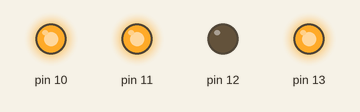
Simulated run of this sketch. Board: Arduino Uno, built with avr-gcc and run on an emulated ATmega328P. Shown: output pins drawn as LEDs (lit = HIGH).

Above: at 0.45 s.
At 1.05 s:
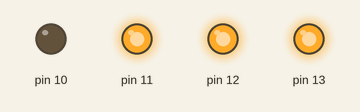
At 2.55 s:
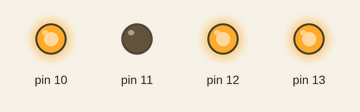
At 3.75 s:
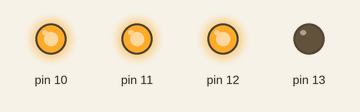
Timing chart, 0 to 4.1 s (numbered marks = the images above):
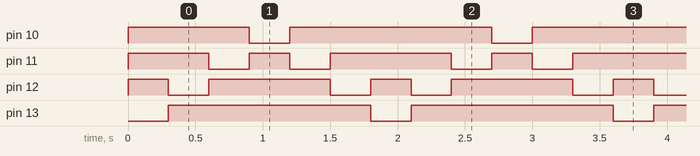

The sketch:

A2_Bead.ino
```cpp
// Assignment A2: Bead

#include "funshield.h"

constexpr int diodePins[] = { led1_pin, led2_pin, led3_pin, led4_pin };
constexpr int diodesCount = sizeof(diodePins) / sizeof(diodePins[0]);

class Diode {
private:
    int diodeNumber_;
    bool currentState_;

public:
    void initialize(int diodeNumber) {
        diodeNumber_ = diodeNumber;
        pinMode(diodePins[diodeNumber], OUTPUT);
        change(false);
    }

    void change(bool newState) {
        digitalWrite(diodePins[diodeNumber_], newState ? LOW : HIGH);
        currentState_ = newState;
    }

    void change() {
        change(!currentState_);
    }
};

Diode diodes[diodesCount];
int currentDiode;
bool ledFlowDirection;
constexpr long interval = 300;

class Timer {
private:
    unsigned long previousTime;
    unsigned long interval_;

public:
    Timer(unsigned long interval){
        previousTime = 0;
        interval_ = interval;
    }

    bool check(unsigned long currentTime) {
        if (currentTime - previousTime >= interval_) {
          previousTime += interval_;
          return true;
      }
      return false;
    }
};

Timer diodeTimer(interval);

void moveBead() {
    diodes[currentDiode].change(false);

    if (ledFlowDirection == true) {
        if (currentDiode < diodesCount - 1) {
            currentDiode += 1;
        } else {
            ledFlowDirection = false;
            currentDiode -= 1;
        }
    } else {
        if (currentDiode > 0) {
            currentDiode -= 1;
        } else {
            ledFlowDirection = true;
            currentDiode += 1;
        }
    }

    diodes[currentDiode].change(true);
}

void setup() {
    for (int i = 0; i < diodesCount; ++i) {
        diodes[i].initialize(i);
    }
    currentDiode = 0;
    ledFlowDirection = true;
    diodes[currentDiode].change(true);
}

void loop() {
    unsigned long currentTime = millis();
    if (diodeTimer.check(currentTime) == true) {
        moveBead();
    }
}
```

Measured:
- by itself, pin 10, pin 13: alternates HIGH for 1.5 s and LOW for 0.30 s
- by itself, pin 11: repeats every 1.8 s: HIGH 0.30 s, LOW 0.30 s, HIGH 0.90 s, LOW 0.30 s
- by itself, pin 12: repeats every 1.8 s: HIGH 0.90 s, LOW 0.30 s, HIGH 0.30 s, LOW 0.30 s
